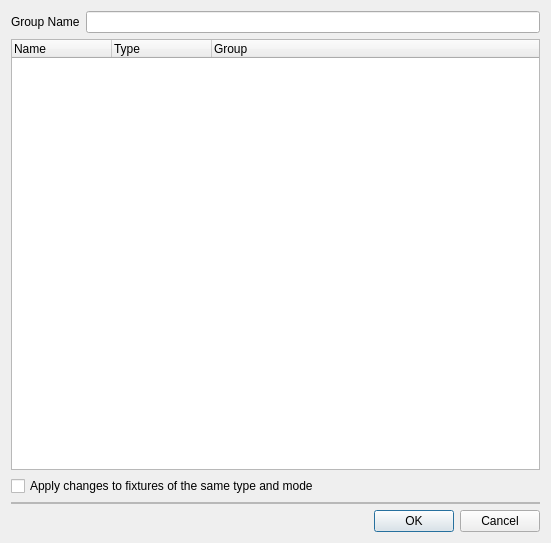
<?xml version="1.0" encoding="UTF-8"?>
<ui version="4.0">
 <author>Chris Mowers</author>
 <comment>
 </comment>
 <class>AddChannelsGroup</class>
 <widget class="QDialog" name="AddChannelsGroup">
  <property name="geometry">
   <rect>
    <x>0</x>
    <y>0</y>
    <width>551</width>
    <height>543</height>
   </rect>
  </property>
  <property name="windowTitle">
   <string>Select Channels</string>
  </property>
  <layout class="QVBoxLayout" name="verticalLayout">
   <item>
    <layout class="QGridLayout" name="gridGroupName">
     <item row="0" column="0">
      <layout class="QHBoxLayout" name="hboxGroupName">
       <item>
        <widget class="QLabel" name="label">
         <property name="text">
          <string>Group Name</string>
         </property>
        </widget>
       </item>
       <item>
        <widget class="QLineEdit" name="m_groupNameEdit"/>
       </item>
      </layout>
     </item>
    </layout>
   </item>
   <item>
    <widget class="QTreeWidget" name="m_tree">
     <property name="alternatingRowColors">
      <bool>true</bool>
     </property>
     <property name="sortingEnabled">
      <bool>false</bool>
     </property>
     <property name="allColumnsShowFocus">
      <bool>true</bool>
     </property>
     <column>
      <property name="text">
       <string>Name</string>
      </property>
     </column>
     <column>
      <property name="text">
       <string>Type</string>
      </property>
     </column>
     <column>
      <property name="text">
       <string>Group</string>
      </property>
     </column>
    </widget>
   </item>
   <item>
    <widget class="QCheckBox" name="m_applyAllCheck">
     <property name="text">
      <string>Apply changes to fixtures of the same type and mode</string>
     </property>
    </widget>
   </item>
   <item>
    <widget class="QFrame" name="frame">
     <property name="frameShape">
      <enum>QFrame::StyledPanel</enum>
     </property>
     <property name="frameShadow">
      <enum>QFrame::Raised</enum>
     </property>
     <layout class="QVBoxLayout" name="verticalLayout_2">
      <property name="leftMargin">
       <number>0</number>
      </property>
      <property name="topMargin">
       <number>0</number>
      </property>
      <property name="rightMargin">
       <number>0</number>
      </property>
      <property name="bottomMargin">
       <number>0</number>
      </property>
      <item>
       <layout class="QVBoxLayout" name="m_extControlLayout"/>
      </item>
     </layout>
    </widget>
   </item>
   <item>
    <widget class="QDialogButtonBox" name="m_buttonBox">
     <property name="orientation">
      <enum>Qt::Horizontal</enum>
     </property>
     <property name="standardButtons">
      <set>QDialogButtonBox::Cancel|QDialogButtonBox::Ok</set>
     </property>
    </widget>
   </item>
  </layout>
 </widget>
 <resources/>
 <connections>
  <connection>
   <sender>m_buttonBox</sender>
   <signal>accepted()</signal>
   <receiver>AddChannelsGroup</receiver>
   <slot>accept()</slot>
   <hints>
    <hint type="sourcelabel">
     <x>248</x>
     <y>254</y>
    </hint>
    <hint type="destinationlabel">
     <x>157</x>
     <y>274</y>
    </hint>
   </hints>
  </connection>
  <connection>
   <sender>m_buttonBox</sender>
   <signal>rejected()</signal>
   <receiver>AddChannelsGroup</receiver>
   <slot>reject()</slot>
   <hints>
    <hint type="sourcelabel">
     <x>316</x>
     <y>260</y>
    </hint>
    <hint type="destinationlabel">
     <x>286</x>
     <y>274</y>
    </hint>
   </hints>
  </connection>
 </connections>
</ui>
